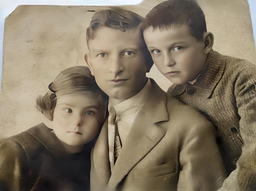
#> input picture PhotoFix_4_22_19.PNG, 256 x 191 px, shrunk from 1400 x 1046 before the run, given in place of test13_53_2.PNG, which was not available
$ jupyter execute glossx.ipynb
#> lines starting #> are read from the running program, lines starting #| are printed output that depends on the picture; after the words box and inside, x2 and y2 are one past the last pixel; in counts of white or black regions, pixels touching at a corner belong together; pictures that were not available may be replaced by others from this repository, and a replacement may not be noted
[cell 1]
import cv2
import numpy as np
import matplotlib.pyplot as plt
from ipywidgets import interact, interactive, fixed, interact_manual
import ipywidgets as widgets

[cell 2]
def trim(image):
    left = -1
#> left = -1
    right = -1
    top = -1
    bottom = -1

    for i in range(image.shape[0]):
        if np.any(image[i] > 0):
            top = i
            break
    for i in range(image.shape[0] - 1, -1, -1):
        if np.any(image[i] > 0):
            bottom = i
            break
    for i in range(image.shape[1]):
        if np.any(image[:, i] > 0):
            left = i
            break
    for i in range(image.shape[1] - 1, -1, -1):
        if np.any(image[:, i] > 0):
            right = i
            break
    print(left, right, top, bottom)
#| 0 255 0 190
    image = image[top:bottom, left:right]
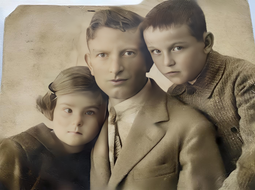
#> image: shape (190, 255, 3); mean of channels 0, 1, 2 100.3, 119.9, 132.3; drawn as B, G, R
    return image , left, right, top, bottom

[cell 3]
testImagePaths = ['/Users/nuhash/Downloads/test13_53_2.PNG',
                  '/Users/nuhash/Downloads/test18_50_25.PNG',
                  '/Users/nuhash/Desktop/other-codes/blur-Detection-Haar-Wavelet/image3.png'
                  ]
maskImagePaths = [
    '/Users/nuhash/Downloads/test13_53_2.PNG',
    '/Users/nuhash/Downloads/test18_50_25.PNG',
    '/Users/nuhash/Desktop/other-codes/blur-Detection-Haar-Wavelet/resizedMask3.png'
                  ]

[cell 4]
def convert_range(currentL, currentR, newL, newR, value):
    return (value - currentL) * (newR - newL) / (currentR - currentL) + newL

[cell 5]
# [16 lines left out: function ellipse_line_intersection, not called in this run]

[cell 6]
# [14 lines left out: function ellipse_intersection, not called in this run]

[cell 7]
# [8 lines left out: function find_min_distance, not called in this run]

[cell 8]
def point_distance_from_ellipse(x_p, y_p, h, k, a, b):
    value = ((x_p - h) ** 2) / (a ** 2) + ((y_p - k) ** 2) / (b ** 2)
    return value

[cell 9]
from scipy.special import comb

# [10 lines left out: function smoothstep, not called in this run]

[cell 10]
image, left, right, top, bottom = trim(cv2.imread(testImagePaths[0]))  # Replace with your image path
#> left = 0; right = 255; top = 0; bottom = 190
mask = (cv2.imread(maskImagePaths[0], cv2.IMREAD_GRAYSCALE))  # Replace with your mask path
#> mask: shape (191, 256); min 1, max 248, mean 120.8
mask = mask[top:bottom, left:right]
#> mask: shape (190, 255)


image = cv2.GaussianBlur(image, (5, 5), 0)
mask = cv2.GaussianBlur(mask, (5, 5), 0)
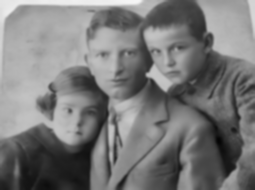
#> mask: shape (190, 255); min 3, max 245, mean 120.9


masked_image = cv2.bitwise_and(image, image, mask=mask)
gray_image = cv2.cvtColor(masked_image, cv2.COLOR_BGR2GRAY)

masked_pixels = gray_image[mask > 127]
threshold_value = np.percentile(masked_pixels, 90)
#> threshold_value = 189
print("threshold_value", threshold_value)
#| threshold_value 189.0
_, lip_mask = cv2.threshold(gray_image, threshold_value, 255, cv2.THRESH_BINARY)
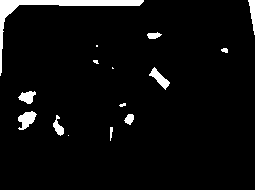
#> lip_mask: shape (190, 255); 4.4% white; 15 white regions (5 under 20 px), largest, box (x1, y1, x2, y2) and area: (0, 0, 144, 76) 1120, (18, 111, 37, 130) 214, (149, 67, 170, 90) 182

minVal, maxVal, minLoc, maxLoc = cv2.minMaxLoc(gray_image, mask=mask)
#> minVal = 4; maxVal = 246; minLoc = (218, 139); maxLoc = (134, 0)
print("minVal", minVal , "maxVal", maxVal, "minLoc", minLoc, "maxLoc", maxLoc)
#| minVal 4.0 maxVal 246.0 minLoc (218, 139) maxLoc (134, 0)

center = maxLoc
#> center = (134, 0)
radius = 100
elipse_a = 10
elipse_b = 5

lip_image = np.float32(image) / 255.0

overlay = np.zeros_like(lip_image)
rows, cols, _ = image.shape
#> rows = 190; cols = 255
max_distance = 0.0
min_distance = 10000000000000


for i in range(rows):
    for j in range(cols):
        distance = point_distance_from_ellipse(j, i, center[1], center[0], elipse_a, elipse_b)
        if(distance < 1):
            continue
        else:
            max_distance = max(max_distance, distance)
            min_distance = min(min_distance, distance)
print("max_distance", max_distance)
print("min_distance", min_distance)
# [11 lines of commented-out code are left out]


for i in range(rows):
    for j in range(cols):
        distance = np.sqrt((i - center[1])**2 + (j - center[0])**2)
        if(distance < 10.0):
            distance = 0;
        intensity = np.exp(-distance / radius)
        gray_pixel = gray_image[i, j] / 255.0
        # gray_pixel = convert_range(0, 1, 0.5, 1, gray_pixel)

        overlay[i, j] = [intensity * gray_pixel] * 3
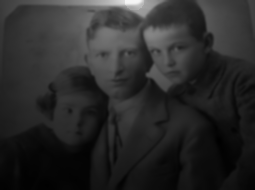
#> overlay: shape (190, 255, 3) float32; min 0.00302, max 0.965, mean 0.166


overlay = cv2.GaussianBlur(overlay, (5,5), 0)
plt.imshow(overlay)
# overlay *= 0.5  # Adjust the intensity of the overlay

# Apply the glossy effect only to the lip region using the mask
glossy_image = lip_image * overlay
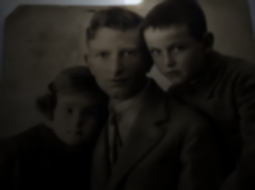
#> glossy_image: shape (190, 255, 3) float32; mean of channels 0, 1, 2 0.0819, 0.0953, 0.104; drawn as B, G, R

lip_mask_3ch = cv2.merge([lip_mask, lip_mask, lip_mask]) / 255.0
glossy_lip_region = lip_image * (1 - lip_mask_3ch) + glossy_image * lip_mask_3ch
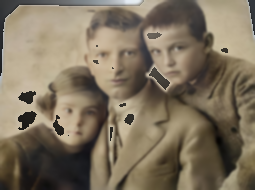
#> glossy_lip_region: shape (190, 255, 3) float64; mean of channels 0, 1, 2 0.37, 0.447, 0.495; drawn as B, G, R
glossy_lip_image = np.uint8(glossy_lip_region * 255)

# plot the images
plt.figure(figsize=(20, 20))
plt.subplot(1, 3, 1)
plt.imshow(cv2.cvtColor(image, cv2.COLOR_BGR2RGB))
plt.title("Original Image")
plt.axis("off")

plt.subplot(1, 3, 2)
plt.imshow(overlay)
plt.title("Mask Image")
plt.axis("off")

plt.subplot(1, 3, 3)
plt.imshow(cv2.cvtColor(glossy_image, cv2.COLOR_BGR2RGB))
plt.title("Glossy Lip Image")
plt.axis("off")

plt.show()

[cell 11]
# [29 lines left out: function eqHistAndPlot, not called in this run]

[cell 12]
for index in range(3):
    image, left, right, top, bottom = trim(cv2.imread(testImagePaths[index]))  # Replace with your image path
#| 0 255 0 190
    mask = (cv2.imread(maskImagePaths[index], cv2.IMREAD_GRAYSCALE))  # Replace with your mask path
    mask = mask[top:bottom, left:right]
    # [5 lines of commented-out code are left out]

    masked_image = cv2.bitwise_and(image, image, mask=mask)
    gray_image = cv2.cvtColor(masked_image, cv2.COLOR_BGR2GRAY)
    gray_image = cv2.erode(gray_image, np.ones((5,5), np.uint8), iterations=5)
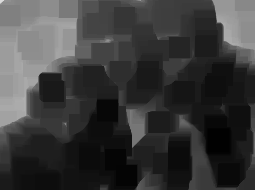
#> gray_image: shape (190, 255); min 1, max 219, mean 58.3
    masked_pixels = gray_image[mask > 127]
    threshold_value = np.percentile(masked_pixels, 100)
    print("threshold_value", threshold_value)
#| threshold_value 219.0
    _, lip_mask = cv2.threshold(gray_image, threshold_value, 255, cv2.THRESH_BINARY)
#> lip_mask: shape (190, 255); every value is 0

    minVal, maxVal, minLoc, maxLoc = cv2.minMaxLoc(gray_image, mask=mask)
    print("minVal", minVal , "maxVal", maxVal, "minLoc", minLoc, "maxLoc", maxLoc)
#| minVal 1.0 maxVal 219.0 minLoc (208, 129) maxLoc (0, 0)

    center = maxLoc
    radius = 50
    elipse_a = 5
    elipse_b = 10

    lip_image = np.float32(image) / 255.0

    overlay = np.zeros_like(lip_image)
    rows, cols, _ = image.shape
    maximum_distance = 0.0
    minimum_distance = 10000000000000
    for i in range(rows):
        for j in range(cols):
            # if the point is inside the ellipse, set the pixel value to 1
            distance = (i - center[1])**2 / elipse_a**2 + (j - center[0])**2 / elipse_b**2
            distance = np.sqrt(distance)
            if distance < 1:
                continue
            else:
                maximum_distance = max(maximum_distance, distance)
                minimum_distance = min(minimum_distance, distance)

    for i in range(rows):
        for j in range(cols):
            # if the point is inside the ellipse, set the pixel value to 1
            distance = (i - center[1])**2 / elipse_a**2 + (j - center[0])**2 / elipse_b**2
            distance = np.sqrt(distance)
            intensity = 0
            if distance < 1:
                intensity = 1
            else:
                intensity = 1 - convert_range(minimum_distance, maximum_distance, 0, 1, distance)
            gray_pixel = gray_image[i, j] / 255.0
            overlay[i, j] = [intensity * gray_pixel, intensity * gray_pixel * 0.9, intensity * gray_pixel * 0.8]
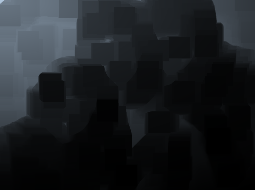
#> overlay: shape (190, 255, 3) float32; mean of channels 0, 1, 2 0.134, 0.121, 0.107; drawn as B, G, R


    overlay = cv2.GaussianBlur(overlay, (5,5), 0)
    # lip_mask = cv2.medianBlur(lip_mask, 5)
    lip_mask = cv2.morphologyEx(lip_mask, cv2.MORPH_CLOSE, np.ones((5,5), np.uint8))
    lip_mask = cv2.GaussianBlur(lip_mask, (3,3), 0)
    # plt.imshow(overlay)
    # overlay *= 0.5  # Adjust the intensity of the overlay


    for i in range(rows):
        for j in range(cols):
            overlay[i, j] = overlay[i, j] + overlay[i, j] * lip_mask[i, j] / 255.0
            overlay[i,j] = np.clip(overlay[i,j], 0, 1)

    plt.imshow(overlay)

    # Apply the glossy effect only to the lip region using the mask
    glossy_image = lip_image * overlay
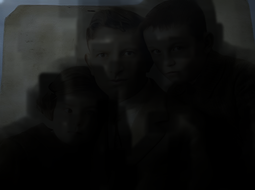
#> glossy_image: shape (190, 255, 3) float32; mean of channels 0, 1, 2 0.0711, 0.0737, 0.0707; drawn as B, G, R
    # glossy_image = cv2.GaussianBlur(glossy_image, (5,5), 0)
    # plot the images
    plt.figure(figsize=(20, 20))
    plt.subplot(1, 3, 1)
    plt.imshow(cv2.cvtColor(image, cv2.COLOR_BGR2RGB))
    plt.title("Original Image")
    plt.axis("off")

    plt.subplot(1, 3, 2)
    plt.imshow(overlay)
    plt.title("Mask Image")
    plt.axis("off")

    plt.subplot(1, 3, 3)
    plt.imshow(cv2.cvtColor(glossy_image, cv2.COLOR_BGR2RGB))
    plt.title("Glossy Lip Image")
    plt.axis("off")

    plt.show()
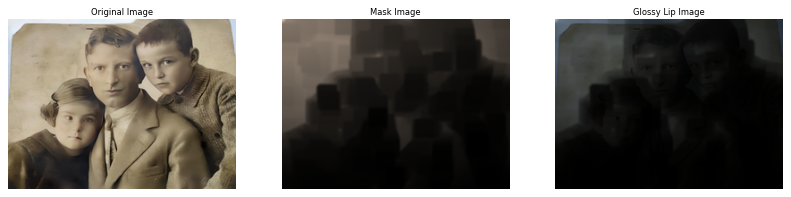
#> figure drawn by matplotlib, 3 panels


    plt.imshow(cv2.cvtColor(gray_image, cv2.COLOR_BGR2RGB))
    plt.show()
#> pass 3 of the loop `for index in range(3):`:
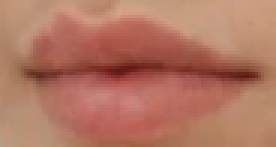
#> input picture image3.png, 92 x 49 px, shrunk from 503 x 270 before the run, found by its file name (shown 3 times larger)
#| 0 91 0 48
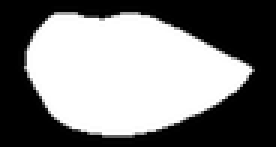
#> input picture resizedMask3.png, 92 x 49 px, shrunk from 503 x 270 before the run, found by its file name (shown 3 times larger)
#> mask is the input picture: shape (49, 92); min 0, max 255, mean 126.8
#| threshold_value 63.0
#| minVal 0.0 maxVal 63.0 minLoc (17, 2) maxLoc (24, 17)
#> `plt.show()`:
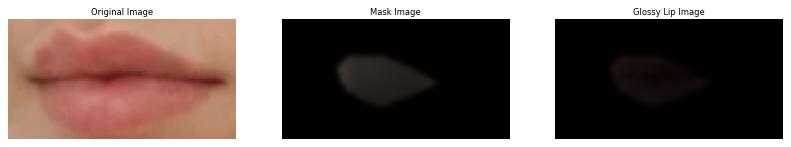
#> figure drawn by matplotlib, 3 panels
